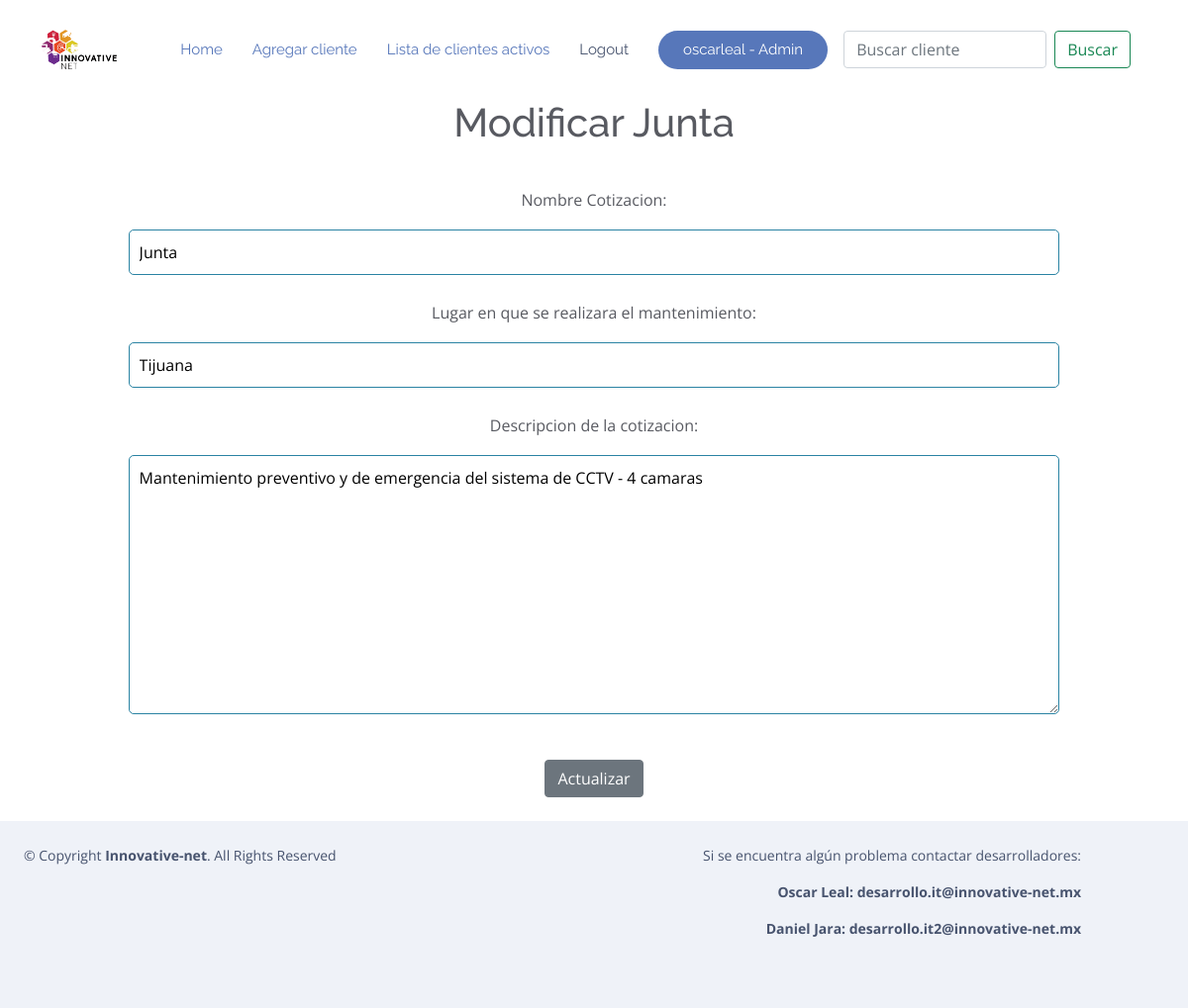
Screenshot of /modificar_cotizacion_cctv/15 (signed in) with the database file from the repository.
### RPA/models.py (models this page shows, shortened)
class Cotizacion_CCTV(models.Model):
    num_list = [(1,"1"),(2,"2"),(3,"3"),(4,"4"),(6,"6")]
    cliente = models.ForeignKey(Cliente, on_delete=models.CASCADE, null=True, blank=True)
    titulo = models.CharField(verbose_name="Nombre Cotizacion", null=True, blank=True,max_length=200)
    lugar_de_mantenimiento = models.CharField('Lugar en que se realizara el mantenimiento',max_length
    =120,blank=True)
    descripcion_cotizacion = models.TextField('Descripcion de la cotizacion',blank=True)
    fecha = models.DateTimeField('Fecha de realizacion de la cotizacion',blank=True,null=True, default=datetime.now())
    periodoregular = models.IntegerField('Periodicidad regular de mmto al año',choices=num_list,null=True)
    preguntaperiodoadicional = models.BooleanField('Quieres agregar periodicidad adicional a la regular?',default=False)
    periodoadicional=models.IntegerField('Periodicidad adicional a la regular',choices=num_list,null=True,blank=True)
    mantenimientos = models.ManyToManyField(Nombre_servicio_CCTV,through="Mantenimiento_CCTV")
    def __str__(self):
        return str(self.titulo)
    class Meta:
        ordering = ['cliente']
        verbose_name_plural = "Cotizaciones CCTV"

### RPA/views.py (the view, shortened to what this page needs)
# urls.py: path('modificar_cotizacion_cctv/<int:pk>', Modificar_Cotizacion_CCTV.as_view(), name='modificar_cotizacion_cctv'),
class Modificar_Cotizacion_CCTV(LoginRequiredMixin, UpdateView):
    model = Cotizacion_CCTV
    object = "cotizacion"
    fields = ['titulo', 'lugar_de_mantenimiento', 'descripcion_cotizacion']
    template_name = 'cotizacion_cctv/modificar_cotizacion_cctv.html'

### RPA/templates/cotizacion_cctv/modificar_cotizacion_cctv.html (shortened to what this page needs)
{% extends 'mantenimientos/base.html'%}
{% load static %}
{% block body %}
    <center>
            <h1> Modificar {{cotizacion_cctv}} </h1>
            <br/>
            <form action="" method="POST">
                    {{ form.as_p }}
                    <br/>
                    <input type="submit" value="Actualizar" class="btn btn-secondary">
            </form>
            <br/>
    </center>
{% endblock %}

### RPA/templates/mantenimientos/base.html (shortened to what this page needs)
{% load static %}
<!DOCTYPE html>
<html lang="en">
<head>
  <link rel="stylesheet" href="https://stackpath.bootstrapcdn.com/bootstrap/4.5.0/css/bootstrap.min.css">
  <link href="{% static '\vendor\aos\aos.css' %}" rel="stylesheet">
  <link href="{% static '\vendor\bootstrap\css\bootstrap.min.css' %}" rel="stylesheet">
  <link href="{% static '\vendor\bootstrap-icons\bootstrap-icons.css' %}" rel="stylesheet">
  <link href="{% static '\vendor\boxicons\css\boxicons.min.css' %}" rel="stylesheet">
  <link href="{% static '\vendor\glightbox\css\glightbox.min.css' %}" rel="stylesheet">
  <link href="{% static '\vendor\swiper\swiper-bundle.min.css' %}" rel="stylesheet">
  <link href="{% static '\css\style.css' %}" rel="stylesheet">
</head>
<body style="padding-top: 70px;">
  <header id="header" class="fixed-top  header-transparent ">
    <div class="container d-flex align-items-center justify-content-between">
      <div class="logo">
        <a href="https://www.innovative-net.mx/"><img src="{% static '\assets\img\horizontal blanco.png' %}" alt="" class="img-fluid"></a>
      </div>
      <nav id="navbar" class="navbar">
        <ul>
          <li><a class="nav-link scrollto active" href="{% url 'home' %}">Home</a></li>
          <li><a class="nav-link scrollto active" href="{% url 'agregar_cliente' %}">Agregar cliente</a></li>
          <li><a class="nav-link scrollto active" href="{% url 'lista_clientes' %}">Lista de clientes activos</a></li>
          {% if request.user.is_authenticated %}
          <li><a class="nav-link scrollto" href="{% url 'logout' %}">Logout</a></li>
          {% if request.user.is_staff %}
              <li><a class="getstarted scrollto" href="{% url 'admin:index' %}" >{{request.user}} - Admin</a></li>
              {% else %}
              <li><a class="getstarted scrollto" href="" >{{request.user}}</a></li>
              {% endif %}
          {% else %}
          <li><a class="getstarted scrollto" href="{% url 'login'  %}" >Login</a></li>
          {% endif %}
        </ul>
        <form class="d-flex m-3" method="POST" action="{% url 'buscar_clientes' %}">
          <input class="form-control me-2" type="search" placeholder="Buscar cliente"
                 aria-label="Buscar cliente" name="searched">
          <button class="btn btn-outline-success" type="submit">
            Buscar
          </button>
        </form>
      </nav>
    </div>
  </header>
    <div class="container-fluid" style="margin-top: 30px;">
      {% block body %}
      {% endblock %}
    </div>
        <footer id="footer">
          <div class="row container py-4 ">
            <div class="col">
              <div class="copyright">
                &copy; Copyright <strong><span>Innovative-net</span></strong>. All Rights Reserved
              </div>
            </div>
            <div class="col container " style="text-align: right;">
              <p>Si se encuentra algún problema contactar desarrolladores:</p>
              <strong>
                <p>Oscar Leal: desarrollo.it@innovative-net.mx</p>
                <p>Daniel Jara: desarrollo.it2@innovative-net.mx</p>
              </strong>
            </div>
          </div>
        </footer>
</body>
        </html>

### RPA/static/css/style.css (style rules this page uses)
body { font-family: "Open Sans", sans-serif; color: #585a61; }
a { color: #5777ba; text-decoration: none; }
h1, h2, h3, h4, h5, h6 { font-family: "Raleway", sans-serif; }
#header { transition: all 0.5s; z-index: 997; transition: all 0.5s; padding: 15px 0; background: rgba(255, 255, 255, 0.95); }
#header.header-transparent { background: transparent; }
#header .logo img { margin: 0; max-height: 40px; }
.navbar { padding: 0; }
.navbar ul { margin: 0; padding: 0; display: flex; list-style: none; align-items: center; }
.navbar li { position: relative; }
.navbar a, .navbar a:focus { display: flex; align-items: center; justify-content: space-between; padding: 10px 0 10px 30px; font-family: "Raleway", sans-serif; font-size: 15px; color: #47536e; white-space: nowrap; transition: 0.3s; }
.navbar a:hover, .navbar .active, .navbar .active:focus, .navbar li:hover > a { color: #5777ba; }
.navbar .getstarted { background: #5777ba; color: #fff; padding: 12px 25px; margin-left: 30px; color: #fff; line-height: 1; border-radius: 50px; }
#footer { background: #fff; padding: 0 0 30px 0; color: #47536e; font-size: 14px; background: #eff2f8; }
#footer .copyright { text-align: center; float: left; color: #47536e; }

### RPA/templates/mantenimientos/base.html (style rules this page uses)
input[type=text], input[type=number], input[type=email], textarea { border: 1px solid #2a83a3; border-radius: 5px; padding: 10px; width: 80%; }
label { padding: 10px !important; display: block; }

### rows the page displays
Cotizacion_CCTV: titulo "Junta", lugar_de_mantenimiento "Tijuana", descripcion_cotizacion "Mantenimiento preventivo y de emergencia del sistema de CCTV - 4 camaras"

### other values shown
{{ request.user }} "oscarleal"
